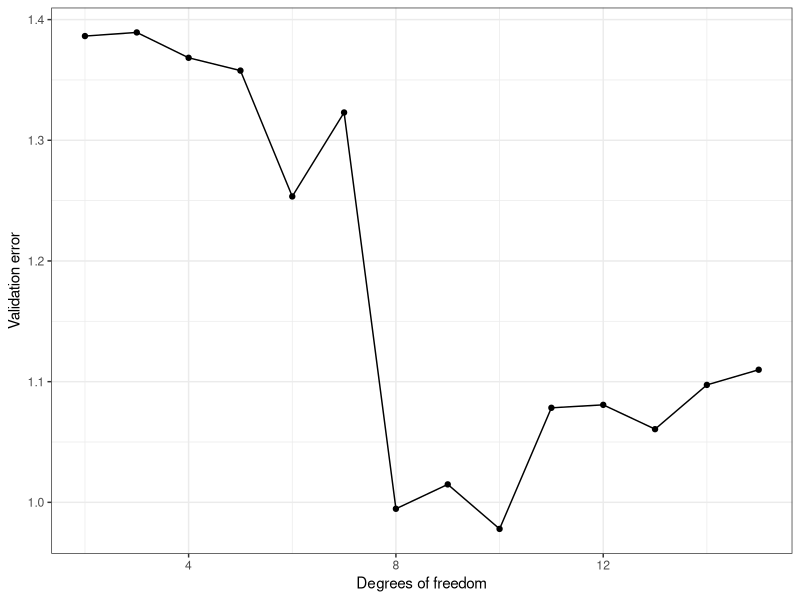
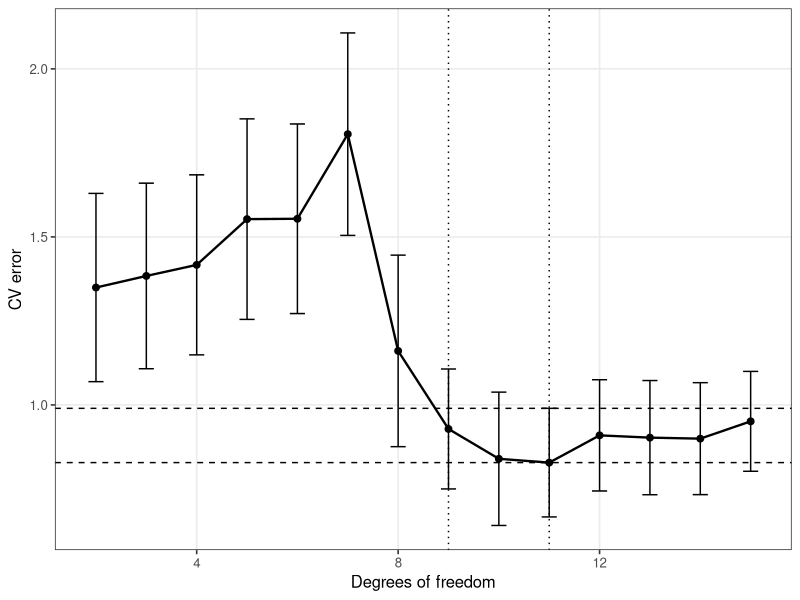
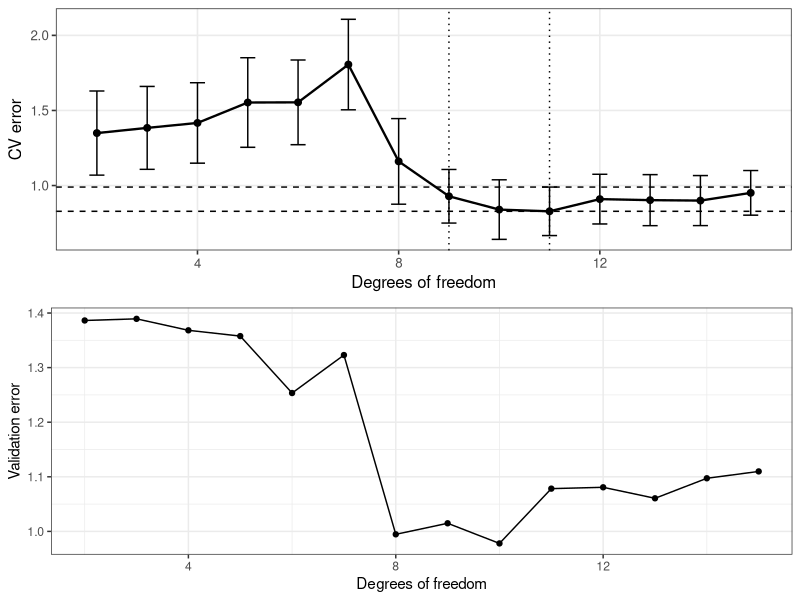

Generate these figures, in order, with R:
## ---- chunk 1
library(tidyverse)
library(splines)   # for ns()
library(cowplot)   # for plot_grid()
theme_set(
  theme_bw()  
) 
## ---- chunk 2
cross_validate_spline <- function(x, y, nfolds = 10, df_values = 2:15, seed = NULL) {
  stopifnot(length(x) == length(y))
  n <- length(x)
  if (!is.null(seed)) set.seed(seed)

  # Same fold construction style as in the Rmd
  folds <- sample(rep(1:nfolds, length.out = n))
  train_df <- data.frame(x = x, y = y, fold = folds)

  # Helper: compute CV mean & SE for a single displayed df value
  # NOTE: to match your validation plot, we fit ns(x, df = df_display - 1)
  cv_for_df <- function(df_display) {
    df_use <- df_display - 1
    oof <- numeric(n)
    for (k in 1:nfolds) {
      out <- train_df[train_df$fold != k, , drop = FALSE]
      in_  <- train_df[train_df$fold == k, , drop = FALSE]
      fit <- lm(y ~ ns(x, df = df_use), data = out)
      oof[folds == k] <- predict(fit, newdata = in_)
    }
    # fold-wise CV estimates (same aggregation as in the Rmd)
    cv_by_fold <- tapply((oof - train_df$y)^2, INDEX = train_df$fold, FUN = mean)
    c(mean = mean(cv_by_fold), se = sd(cv_by_fold) / sqrt(nfolds))
  }

  # Run across all df values
  mat <- t(vapply(df_values, cv_for_df, numeric(2)))
  cv_table <- data.frame(
    df = df_values,
    cv_mean = mat[, "mean"],
    cv_se   = mat[, "se"]
  )

  # df.min and 1SE rule (prefer simpler/smaller df within 1 SE)
  min_row <- cv_table[which.min(cv_table$cv_mean), ]
  df.min  <- min_row$df
  thresh  <- min_row$cv_mean + min_row$cv_se
  df.1se  <- with(cv_table[cv_table$cv_mean <= thresh, ], min(df))

  # Plot (points + line + error bars; dashed lines at min and 1SE)
  cv_plot <- ggplot(cv_table, aes(df, cv_mean)) +
    geom_line(linewidth = 0.8, color = "black") +
    geom_point(size = 2, color = "black") +
    geom_errorbar(aes(ymin = cv_mean - cv_se, ymax = cv_mean + cv_se),
                  width = 0.3, color = "black") +
    geom_hline(yintercept = min_row$cv_mean, linetype = 2) +
    geom_hline(yintercept = thresh, linetype = 2) +
    geom_vline(xintercept = df.min, linetype = 3) +
    geom_vline(xintercept = df.1se, linetype = 3) +
    labs(x = "Degrees of freedom", y = "CV error") +
    theme_bw(base_size = 12) +
    theme(panel.grid.minor = element_blank())

  list(cv_table = cv_table, cv_plot = cv_plot, df.1se = df.1se, df.min = df.min)
}
## ---- chunk 3
set.seed(1)
f <- function(x) (sin(3 * x))
n <- 50
sigma <- 1
train_data <- tibble(
  x = seq(0, 2 * pi, length.out = n),
  y = f(x) + rnorm(n, sd = sigma)
)
train_data
## ---- chunk 4
N <- 50000
validation_data <- tibble(
  x = seq(0, 2 * pi, length.out = N),
  y = f(x) + rnorm(n, sd = sigma)
)
## ---- chunk 5
# compute the validation error
max_df <- 15
validation_error <- numeric(max_df-1)
for (df in 2:max_df) {
  formula <- sprintf("y ~ ns(x, df = %d)", df - 1)
  spline_fit <- lm(formula = formula, data = train_data)
  y_hat_validation <- predict(spline_fit, newdata = validation_data)
  validation_error[df - 1] <- validation_data |>
    mutate(y_hat_validation = y_hat_validation) |>
    summarize(mean((y_hat_validation - y)^2)) |>
    pull()
}

# plot the validation error
p_val <- tibble(df = 2:max_df, validation_error) |>
  ggplot(aes(x = df, y = validation_error)) +
  geom_point() +
  geom_line() +
  labs(
    x = "Degrees of freedom",
    y = "Validation error"
  )
plot(p_val)
## ---- chunk 6
K <- 10
folds <- sample(rep(1:K, n / K))
train_data <- train_data |>
  mutate(fold = folds)
train_data
## ---- chunk 7
# create a vector of out-of-fold predictions
out_of_fold_predictions <- numeric(n)

# iterate over folds
for (current_fold in 1:K) {
  # out-of-fold data will be used for training
  out_of_fold_data <- train_data |> filter(fold != current_fold)
  # in-fold data will be used for validation
  in_fold_data <- train_data |> filter(fold == current_fold)

  # train on out-of-fold data
  spline_fit <- lm(y ~ ns(x, df = 5), data = out_of_fold_data)

  # predict on in-fold data
  out_of_fold_predictions[folds == current_fold] <-
    predict(spline_fit, newdata = in_fold_data)
}

# add the out-of-fold predictions to the data frame
results <- train_data |>
  mutate(yhat = out_of_fold_predictions)
results

# compute the CV estimate and standard error
results |>
  summarize(cv_fold = mean((yhat - y)^2), .by = fold) |> # CV estimates per fold
  summarize(
    cv_mean = mean(cv_fold),
    cv_se = sd(cv_fold) / sqrt(K)
  )
## ---- chunk 8
cv_results <- cross_validate_spline(
  x = train_data$x,
  y = train_data$y,
  nfolds = 10,
  df_values = 2:15
)
## ---- chunk 9
names(cv_results)
## ---- chunk 10
cv_results$cv_table
## ---- chunk 11
cv_results$cv_plot
## ---- chunk 12
plot_grid(cv_results$cv_plot, p_val, nrow = 2)
## ---- chunk 13
cv_results$df.1se
## ---- chunk 14
cv_results$df.min
## ---- chunk 15
income_2007 <- read_csv("income_data.csv") |> 
  filter(year == 2007) |> 
  select(-year)
